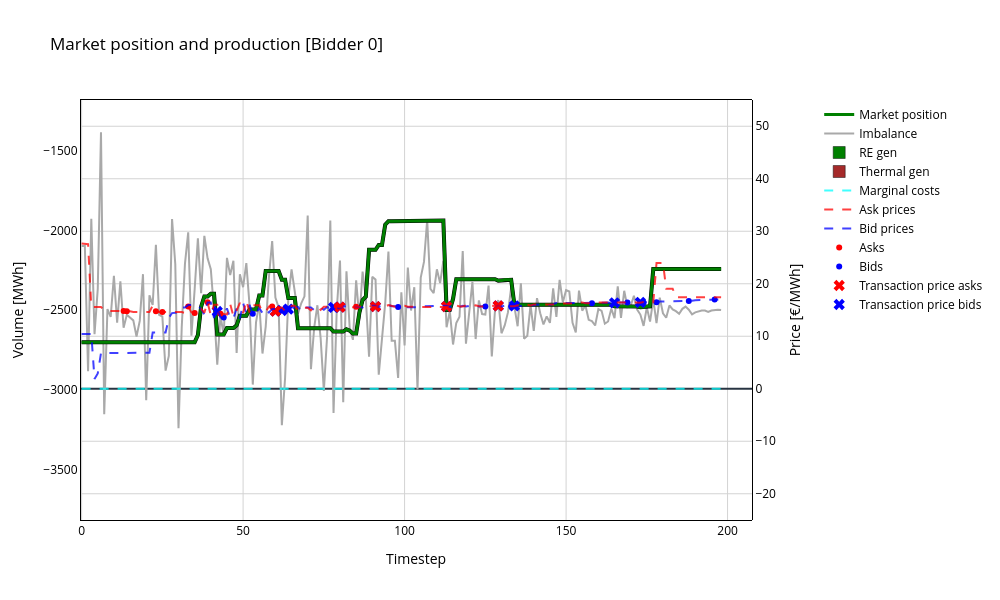
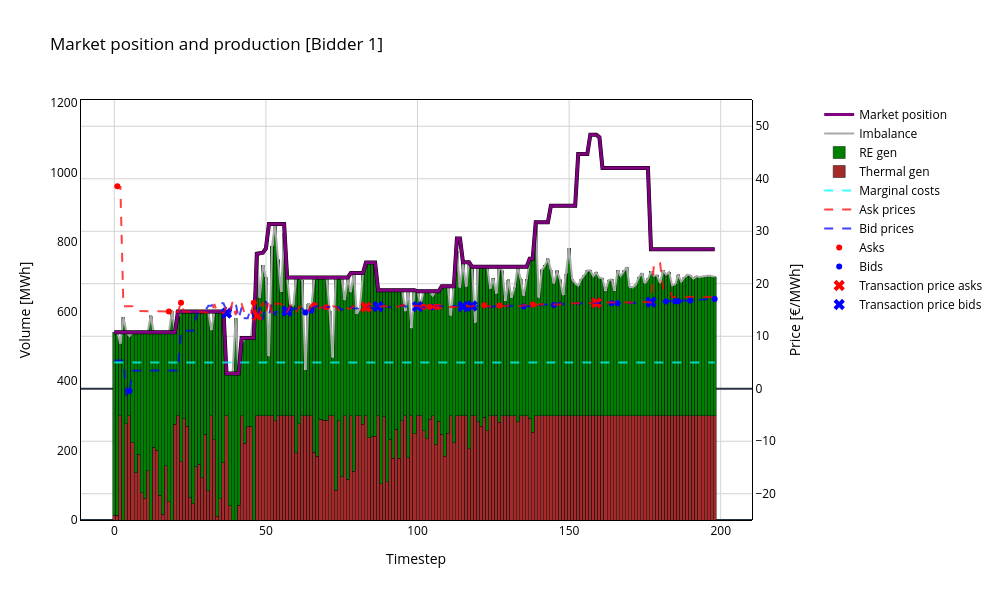
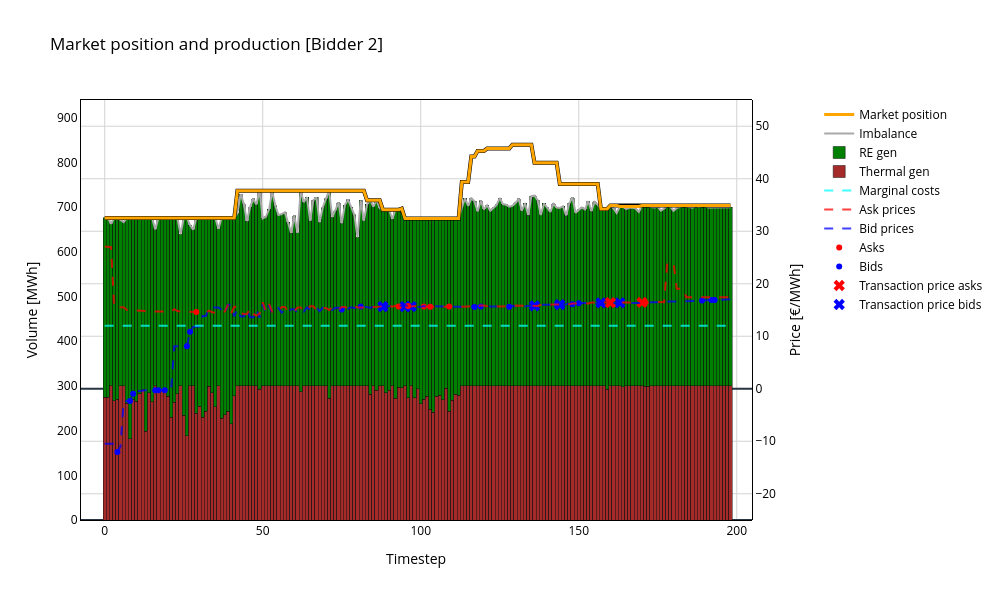
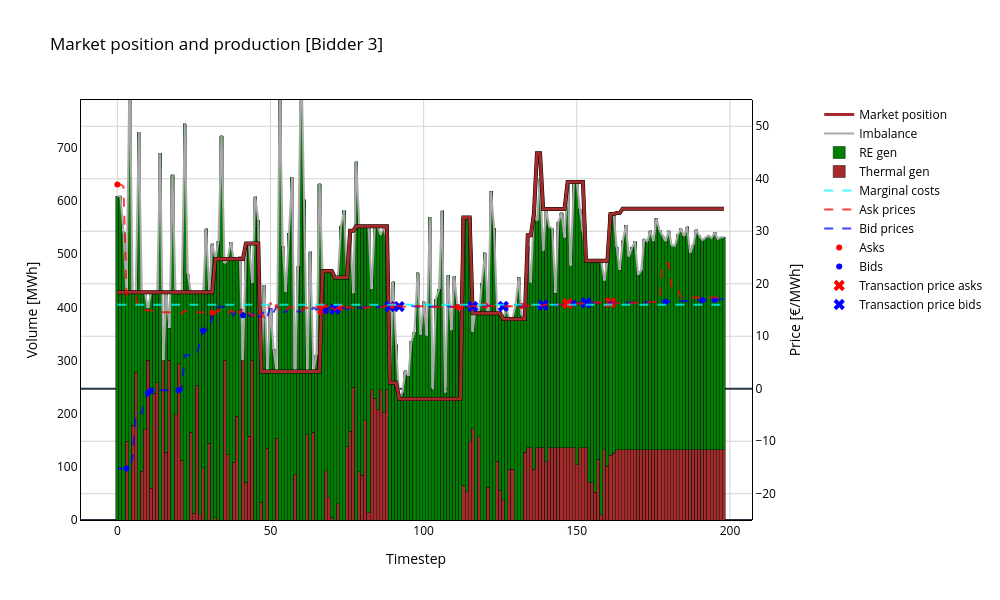

Notebook source saved alongside these figures, in order:
### Code cell
### Imbalance vs Production

for bidder in range(n):
    fig = go.Figure()

    # Add marker for 'transaction price bids'
    fig.add_trace(go.Scatter(
        x=df_bid_logs.loc[(df_bid_logs['bidder'] == bidder) & (df_bid_logs['buyer'] == bidder)].index,
        y=df_bid_logs.loc[(df_bid_logs['bidder'] == bidder) & (df_bid_logs['buyer'] == bidder), 'transaction_price'],
        mode='markers',
        name=f'Transaction price bids',
        line=dict(width=2, color=bid_color),
        marker=dict(symbol='x', size=10), 
        yaxis='y'
    ))
    
    # Add marker for 'transaction price asks'
    fig.add_trace(go.Scatter(
        x=df_bid_logs.loc[(df_bid_logs['bidder'] == bidder) & (df_bid_logs['seller'] == bidder)].index,
        y=df_bid_logs.loc[(df_bid_logs['bidder'] == bidder) & (df_bid_logs['seller'] == bidder), 'transaction_price'],
        mode='markers',
        name=f'Transaction price asks',
        line=dict(width=2, color=ask_color),
        marker=dict(symbol='x', size=10), 
        yaxis='y'
    ))

    # Add marker for 'bid price'
    fig.add_trace(go.Scatter(
        x=df_bid_logs.loc[(df_bid_logs['bidder'] == bidder) & (df_bid_logs['match_flag'] == 'bid')].index,
        y=df_bid_logs.loc[(df_bid_logs['bidder'] == bidder) & (df_bid_logs['match_flag'] == 'bid'), 'price'],
        mode='markers',
        name=f'Bids',
        line=dict(width=2, color=bid_color),  # Adjust line width if necessary
        yaxis='y'
    ))

    # Add marker for 'ask price'
    fig.add_trace(go.Scatter(
        x=df_bid_logs.loc[(df_bid_logs['bidder'] == bidder) & (df_bid_logs['match_flag'] == 'ask')].index,
        y=df_bid_logs.loc[(df_bid_logs['bidder'] == bidder) & (df_bid_logs['match_flag'] == 'ask'), 'price'],
        mode='markers',
        name=f'Asks',
        line=dict(width=2, color=ask_color),  # Adjust line width if necessary
        yaxis='y'
    ))
        
    # Add line for 'Actual prices'
    fig.add_trace(go.Scatter(
        x=df_bid_prices.index,
        y=df_bid_prices[f'bidder_{bidder}'],
        mode='lines',
        name='Bid prices',
        yaxis='y',
        opacity=0.75,
        line=dict(width=2, color=bid_color, dash='dash')  # Adjust line width if necessary
    ))
    
    # Add line for 'Actual prices'
    fig.add_trace(go.Scatter(
        x=df_ask_prices.index,
        y=df_ask_prices[f'bidder_{bidder}'],
        mode='lines',
        name='Ask prices',
        yaxis='y',
        opacity=0.75,
        line=dict(width=2, color=ask_color, dash='dash')  # Adjust line width if necessary
    ))
    
    # Add line for 'Marginal costs'
    fig.add_trace(go.Scatter(
        x=df_bid_logs.index,
        y=[df_bidders['true_costs'][bidder]] * len(df_bid_logs),
        mode='lines',
        name='Marginal costs',
        yaxis='y',
        opacity=0.75,
        line=dict(width=2, color=marginal_cost_color, dash='dash')  # Adjust line width if necessary
    ))
    
    # Add bar for 'Thermal prod'
    fig.add_trace(go.Bar(
        x=df_x_th_gen[f'bidder_{bidder}'].index,
        y=df_x_th_gen[f'bidder_{bidder}'],
        name='Thermal gen',
        width=1,
        yaxis='y2',
        marker=dict(color='brown'),
    ))
    
    # Add bar for 'RE prod'
    fig.add_trace(go.Bar(
        x=df_x_re_gen[f'bidder_{bidder}'].index,
        y=df_x_re_gen[f'bidder_{bidder}'],
        name='RE gen',
        width=1,
        yaxis='y2',
        marker=dict(color='green'),
    ))
    
    # Add line for 'Imbalance'
    fig.add_trace(go.Scatter(
        x=df_imbalances[f'bidder_{bidder}'].index,
        y=df_imbalances[f'bidder_{bidder}'] + df_market_positions[f'bidder_{bidder}'],
        mode='lines',
        name='Imbalance',
        yaxis='y2',
        line=dict(width=2, color=imbalance_color)  # Adjust line width if necessary
    ))
    
    # Add outline for 'market position'
    fig.add_trace(go.Scatter(
        x=df_market_positions[f'bidder_{bidder}'].index,
        y=df_market_positions[f'bidder_{bidder}'],
        mode='lines',
        name=f'Market position outline',
        showlegend=False,
        line=dict(width=4, color='black'),  # Adjust line width if necessary
        yaxis='y2'
    ))

    # Add line for 'market position'
    fig.add_trace(go.Scatter(
        x=df_market_positions[f'bidder_{bidder}'].index,
        y=df_market_positions[f'bidder_{bidder}'],
        mode='lines',
        name=f'Market position',
        line=dict(width=3, color=bidder_colors[bidder]),  # Adjust line width if necessary
        yaxis='y2'
    ))
    
    demand_mean = -2500
    max_imbalance = df_imbalances[f'bidder_{bidder}'].abs().max()
    min_market_position = df_market_positions[f'bidder_{bidder}'].min()
    max_market_position = df_market_positions[f'bidder_{bidder}'].max()
    
    range_y = [min_price - 5, max_price + 5]
    range_y2 = [min(0, min_market_position - 100), max_market_position + 100] if bidder != 0 else [demand_mean - max_imbalance, demand_mean + max_imbalance]
    
    # Update layout
    fig.update_layout(
        title=f'Market position and production [Bidder {bidder}]',
        barmode='stack',
        width=width,
        height=height,
        plot_bgcolor=background,
        paper_bgcolor=paper_bgcolor,
        font_color=font_color,
        xaxis=dict(
            title='Timestep',
            mirror=True,
            showline=True,
            linecolor=axis_color,
            gridcolor=grid_color,
        ),
        yaxis=dict(
            title='Price [€/MWh]',
            side='right',
            overlaying='y2',
            position=1,
            range=range_y,
            tickcolor=grid_color,
            showline=True,
            linecolor=axis_color,
            gridcolor=grid_color,
        ),
        yaxis2=dict(
            title='Volume [MWh]',
            position=0,
            range=range_y2,
            ticks='',
            showline=True,
            linecolor=axis_color,
            gridcolor=grid_color,
            showgrid=False,
            ),
        legend=dict(
            x=1.1
        ),
        #shapes=frame, 
    )
    
    # Show the plot
    fig.show()

### Figure 1 — Plotly figure (JSON) as saved in the notebook; plotly's stock layout.template omitted (floating-point values rounded to 4 significant figures; data arrays with more than 128 entries replaced by an {"elided": "..."} marker saying what was removed)
{"data": [{"line": {"color": "blue", "width": 2}, "marker": {"size": 10, "symbol": "x"}, "mode": "markers", "name": "Transaction price bids", "x": [42, 60, 62, 64, 78, 80, 91, 113, 129, 134, 165, 173], "y": [14.71, 14.78, 14.91, 15.18, 15.51, 15.55, 15.66, 15.66, 15.77, 15.8, 16.37, 16.45], "yaxis": "y", "type": "scatter"}, {"line": {"color": "red", "width": 2}, "marker": {"size": 10, "symbol": "x"}, "mode": "markers", "name": "Transaction price asks", "x": [60, 80, 91, 113, 129], "y": [14.78, 15.55, 15.66, 15.66, 15.77], "yaxis": "y", "type": "scatter"}, {"line": {"color": "blue", "width": 2}, "mode": "markers", "name": "Bids", "x": [44, 53, 98, 125, 133, 158, 169, 174, 178, 188, 196], "y": [13.57, 14.27, 15.56, 15.65, 15.68, 16.3, 16.44, 16.43, 16.5, 16.73, 16.99], "yaxis": "y", "type": "scatter"}, {"line": {"color": "red", "width": 2}, "mode": "markers", "name": "Asks", "x": [13, 14, 23, 25, 33, 35, 39, 43, 59, 79, 85], "y": [14.8, 14.77, 14.78, 14.63, 15.66, 14.41, 16.49, 14.28, 15.66, 15.77, 15.64], "yaxis": "y", "type": "scatter"}, {"line": {"color": "blue", "dash": "dash", "width": 2}, "mode": "lines", "name": "Bid prices", "opacity": 0.75, "x": {"elided": "199 int values"}, "y": {"elided": "199 float values"}, "yaxis": "y", "type": "scatter"}, {"line": {"color": "red", "dash": "dash", "width": 2}, "mode": "lines", "name": "Ask prices", "opacity": 0.75, "x": {"elided": "199 int values"}, "y": {"elided": "199 float values"}, "yaxis": "y", "type": "scatter"}, {"line": {"color": "cyan", "dash": "dash", "width": 2}, "mode": "lines", "name": "Marginal costs", "opacity": 0.75, "x": {"elided": "199 int values"}, "y": {"elided": "199 float values"}, "yaxis": "y", "type": "scatter"}, {"marker": {"color": "brown"}, "name": "Thermal gen", "width": 1, "x": {"elided": "199 int values"}, "y": {"elided": "199 float values"}, "yaxis": "y2", "type": "bar"}, {"marker": {"color": "green"}, "name": "RE gen", "width": 1, "x": {"elided": "199 int values"}, "y": {"elided": "199 float values"}, "yaxis": "y2", "type": "bar"}, {"line": {"color": "darkgrey", "width": 2}, "mode": "lines", "name": "Imbalance", "x": {"elided": "199 int values"}, "y": {"elided": "199 float values"}, "yaxis": "y2", "type": "scatter"}, {"line": {"color": "black", "width": 4}, "mode": "lines", "name": "Market position outline", "showlegend": false, "x": {"elided": "199 int values"}, "y": {"elided": "199 float values"}, "yaxis": "y2", "type": "scatter"}, {"line": {"color": "green", "width": 3}, "mode": "lines", "name": "Market position", "x": {"elided": "199 int values"}, "y": {"elided": "199 float values"}, "yaxis": "y2", "type": "scatter"}], "layout": {"font": {"color": "black"}, "xaxis": {"title": {"text": "Timestep"}, "mirror": true, "showline": true, "linecolor": "black", "gridcolor": "lightgrey"}, "yaxis": {"title": {"text": "Price [€/MWh]"}, "side": "right", "overlaying": "y2", "position": 1, "range": [-25, 55], "tickcolor": "lightgrey", "showline": true, "linecolor": "black", "gridcolor": "lightgrey"}, "yaxis2": {"title": {"text": "Volume [MWh]"}, "position": 0, "range": [-3818.0, -1182.0], "ticks": "", "showline": true, "linecolor": "black", "gridcolor": "lightgrey", "showgrid": false}, "legend": {"x": 1.1}, "title": {"text": "Market position and production [Bidder 0]"}, "barmode": "stack", "width": 1000, "height": 600, "plot_bgcolor": "white", "paper_bgcolor": "white"}}

### Figure 2 — Plotly figure (JSON) as saved in the notebook; plotly's stock layout.template omitted (floating-point values rounded to 4 significant figures; data arrays with more than 128 entries replaced by an {"elided": "..."} marker saying what was removed)
{"data": [{"line": {"color": "blue", "width": 2}, "marker": {"size": 10, "symbol": "x"}, "mode": "markers", "name": "Transaction price bids", "x": [37, 57, 87, 100, 115, 118, 159, 177], "y": [14.41, 14.78, 15.64, 15.66, 15.66, 15.76, 16.37, 16.49], "yaxis": "y", "type": "scatter"}, {"line": {"color": "red", "width": 2}, "marker": {"size": 10, "symbol": "x"}, "mode": "markers", "name": "Transaction price asks", "x": [47, 83, 159], "y": [13.98, 15.55, 16.37], "yaxis": "y", "type": "scatter"}, {"line": {"color": "blue", "width": 2}, "mode": "markers", "name": "Bids", "x": [5, 63, 65, 105, 135, 145, 164, 166, 182, 185, 186, 190, 198], "y": [-0.428, 14.53, 14.89, 15.53, 15.66, 15.94, 16.3, 16.31, 16.63, 16.65, 16.65, 16.81, 17.09], "yaxis": "y", "type": "scatter"}, {"line": {"color": "red", "width": 2}, "mode": "markers", "name": "Asks", "x": [1, 18, 22, 46, 66, 70, 102, 104, 106, 107, 122, 127, 138], "y": [38.55, 14.71, 16.37, 16.37, 15.93, 15.51, 15.62, 15.61, 15.61, 15.61, 15.9, 15.84, 16.03], "yaxis": "y", "type": "scatter"}, {"line": {"color": "blue", "dash": "dash", "width": 2}, "mode": "lines", "name": "Bid prices", "opacity": 0.75, "x": {"elided": "199 int values"}, "y": {"elided": "199 float values"}, "yaxis": "y", "type": "scatter"}, {"line": {"color": "red", "dash": "dash", "width": 2}, "mode": "lines", "name": "Ask prices", "opacity": 0.75, "x": {"elided": "199 int values"}, "y": {"elided": "199 float values"}, "yaxis": "y", "type": "scatter"}, {"line": {"color": "cyan", "dash": "dash", "width": 2}, "mode": "lines", "name": "Marginal costs", "opacity": 0.75, "x": {"elided": "199 int values"}, "y": {"elided": "199 float values"}, "yaxis": "y", "type": "scatter"}, {"marker": {"color": "brown"}, "name": "Thermal gen", "width": 1, "x": {"elided": "199 int values"}, "y": {"elided": "199 float values"}, "yaxis": "y2", "type": "bar"}, {"marker": {"color": "green"}, "name": "RE gen", "width": 1, "x": {"elided": "199 int values"}, "y": {"elided": "199 float values"}, "yaxis": "y2", "type": "bar"}, {"line": {"color": "darkgrey", "width": 2}, "mode": "lines", "name": "Imbalance", "x": {"elided": "199 int values"}, "y": {"elided": "199 float values"}, "yaxis": "y2", "type": "scatter"}, {"line": {"color": "black", "width": 4}, "mode": "lines", "name": "Market position outline", "showlegend": false, "x": {"elided": "199 int values"}, "y": {"elided": "199 float values"}, "yaxis": "y2", "type": "scatter"}, {"line": {"color": "purple", "width": 3}, "mode": "lines", "name": "Market position", "x": {"elided": "199 int values"}, "y": {"elided": "199 float values"}, "yaxis": "y2", "type": "scatter"}], "layout": {"font": {"color": "black"}, "xaxis": {"title": {"text": "Timestep"}, "mirror": true, "showline": true, "linecolor": "black", "gridcolor": "lightgrey"}, "yaxis": {"title": {"text": "Price [€/MWh]"}, "side": "right", "overlaying": "y2", "position": 1, "range": [-25, 55], "tickcolor": "lightgrey", "showline": true, "linecolor": "black", "gridcolor": "lightgrey"}, "yaxis2": {"title": {"text": "Volume [MWh]"}, "position": 0, "range": [0, 1208.0], "ticks": "", "showline": true, "linecolor": "black", "gridcolor": "lightgrey", "showgrid": false}, "legend": {"x": 1.1}, "title": {"text": "Market position and production [Bidder 1]"}, "barmode": "stack", "width": 1000, "height": 600, "plot_bgcolor": "white", "paper_bgcolor": "white"}}

### Figure 3 — Plotly figure (JSON) as saved in the notebook; plotly's stock layout.template omitted (floating-point values rounded to 4 significant figures; data arrays with more than 128 entries replaced by an {"elided": "..."} marker saying what was removed)
{"data": [{"line": {"color": "blue", "width": 2}, "marker": {"size": 10, "symbol": "x"}, "mode": "markers", "name": "Transaction price bids", "x": [88, 95, 97, 136, 144, 157, 163], "y": [15.64, 15.66, 15.66, 15.8, 16.03, 16.37, 16.37], "yaxis": "y", "type": "scatter"}, {"line": {"color": "red", "width": 2}, "marker": {"size": 10, "symbol": "x"}, "mode": "markers", "name": "Transaction price asks", "x": [160, 170], "y": [16.4, 16.44], "yaxis": "y", "type": "scatter"}, {"line": {"color": "blue", "width": 2}, "mode": "markers", "name": "Bids", "x": [4, 8, 9, 16, 17, 19, 26, 27, 75, 81, 117, 119, 128, 143, 148, 150, 189, 192, 193], "y": [-12.06, -2.344, -0.9368, -0.3062, -0.3024, -0.3011, 8.081, 10.87, 15.09, 15.65, 15.58, 15.67, 15.63, 16.02, 16.12, 16.3, 16.79, 16.9, 16.92], "yaxis": "y", "type": "scatter"}, {"line": {"color": "red", "width": 2}, "mode": "markers", "name": "Asks", "x": [29, 93, 96, 101, 103, 109, 171], "y": [14.61, 15.66, 15.76, 15.65, 15.62, 15.67, 16.45], "yaxis": "y", "type": "scatter"}, {"line": {"color": "blue", "dash": "dash", "width": 2}, "mode": "lines", "name": "Bid prices", "opacity": 0.75, "x": {"elided": "199 int values"}, "y": {"elided": "199 float values"}, "yaxis": "y", "type": "scatter"}, {"line": {"color": "red", "dash": "dash", "width": 2}, "mode": "lines", "name": "Ask prices", "opacity": 0.75, "x": {"elided": "199 int values"}, "y": {"elided": "199 float values"}, "yaxis": "y", "type": "scatter"}, {"line": {"color": "cyan", "dash": "dash", "width": 2}, "mode": "lines", "name": "Marginal costs", "opacity": 0.75, "x": {"elided": "199 int values"}, "y": {"elided": "199 float values"}, "yaxis": "y", "type": "scatter"}, {"marker": {"color": "brown"}, "name": "Thermal gen", "width": 1, "x": {"elided": "199 int values"}, "y": {"elided": "199 float values"}, "yaxis": "y2", "type": "bar"}, {"marker": {"color": "green"}, "name": "RE gen", "width": 1, "x": {"elided": "199 int values"}, "y": {"elided": "199 float values"}, "yaxis": "y2", "type": "bar"}, {"line": {"color": "darkgrey", "width": 2}, "mode": "lines", "name": "Imbalance", "x": {"elided": "199 int values"}, "y": {"elided": "199 float values"}, "yaxis": "y2", "type": "scatter"}, {"line": {"color": "black", "width": 4}, "mode": "lines", "name": "Market position outline", "showlegend": false, "x": {"elided": "199 int values"}, "y": {"elided": "199 float values"}, "yaxis": "y2", "type": "scatter"}, {"line": {"color": "orange", "width": 3}, "mode": "lines", "name": "Market position", "x": {"elided": "199 int values"}, "y": {"elided": "199 float values"}, "yaxis": "y2", "type": "scatter"}], "layout": {"font": {"color": "black"}, "xaxis": {"title": {"text": "Timestep"}, "mirror": true, "showline": true, "linecolor": "black", "gridcolor": "lightgrey"}, "yaxis": {"title": {"text": "Price [€/MWh]"}, "side": "right", "overlaying": "y2", "position": 1, "range": [-25, 55], "tickcolor": "lightgrey", "showline": true, "linecolor": "black", "gridcolor": "lightgrey"}, "yaxis2": {"title": {"text": "Volume [MWh]"}, "position": 0, "range": [0, 939.9], "ticks": "", "showline": true, "linecolor": "black", "gridcolor": "lightgrey", "showgrid": false}, "legend": {"x": 1.1}, "title": {"text": "Market position and production [Bidder 2]"}, "barmode": "stack", "width": 1000, "height": 600, "plot_bgcolor": "white", "paper_bgcolor": "white"}}

### Figure 4 — Plotly figure (JSON) as saved in the notebook; plotly's stock layout.template omitted (floating-point values rounded to 4 significant figures; data arrays with more than 128 entries replaced by an {"elided": "..."} marker saying what was removed)
{"data": [{"line": {"color": "blue", "width": 2}, "marker": {"size": 10, "symbol": "x"}, "mode": "markers", "name": "Transaction price bids", "x": [71, 89, 92, 116, 126, 139, 153], "y": [15.18, 15.66, 15.66, 15.67, 15.7, 15.93, 16.37], "yaxis": "y", "type": "scatter"}, {"line": {"color": "red", "width": 2}, "marker": {"size": 10, "symbol": "x"}, "mode": "markers", "name": "Transaction price asks", "x": [67, 147, 161], "y": [15.14, 16.24, 16.4], "yaxis": "y", "type": "scatter"}, {"line": {"color": "blue", "width": 2}, "mode": "markers", "name": "Bids", "x": [3, 10, 11, 20, 28, 41, 68, 72, 149, 179, 191, 195], "y": [-15.2, -0.8201, -0.3178, -0.2755, 11.11, 13.98, 14.86, 15.03, 16.27, 16.59, 16.85, 16.95], "yaxis": "y", "type": "scatter"}, {"line": {"color": "red", "width": 2}, "mode": "markers", "name": "Asks", "x": [0, 31, 73, 90, 111, 112, 120, 132], "y": [38.92, 14.48, 15.48, 15.8, 15.59, 15.59, 15.84, 15.75], "yaxis": "y", "type": "scatter"}, {"line": {"color": "blue", "dash": "dash", "width": 2}, "mode": "lines", "name": "Bid prices", "opacity": 0.75, "x": {"elided": "199 int values"}, "y": {"elided": "199 float values"}, "yaxis": "y", "type": "scatter"}, {"line": {"color": "red", "dash": "dash", "width": 2}, "mode": "lines", "name": "Ask prices", "opacity": 0.75, "x": {"elided": "199 int values"}, "y": {"elided": "199 float values"}, "yaxis": "y", "type": "scatter"}, {"line": {"color": "cyan", "dash": "dash", "width": 2}, "mode": "lines", "name": "Marginal costs", "opacity": 0.75, "x": {"elided": "199 int values"}, "y": {"elided": "199 float values"}, "yaxis": "y", "type": "scatter"}, {"marker": {"color": "brown"}, "name": "Thermal gen", "width": 1, "x": {"elided": "199 int values"}, "y": {"elided": "199 float values"}, "yaxis": "y2", "type": "bar"}, {"marker": {"color": "green"}, "name": "RE gen", "width": 1, "x": {"elided": "199 int values"}, "y": {"elided": "199 float values"}, "yaxis": "y2", "type": "bar"}, {"line": {"color": "darkgrey", "width": 2}, "mode": "lines", "name": "Imbalance", "x": {"elided": "199 int values"}, "y": {"elided": "199 float values"}, "yaxis": "y2", "type": "scatter"}, {"line": {"color": "black", "width": 4}, "mode": "lines", "name": "Market position outline", "showlegend": false, "x": {"elided": "199 int values"}, "y": {"elided": "199 float values"}, "yaxis": "y2", "type": "scatter"}, {"line": {"color": "brown", "width": 3}, "mode": "lines", "name": "Market position", "x": {"elided": "199 int values"}, "y": {"elided": "199 float values"}, "yaxis": "y2", "type": "scatter"}], "layout": {"font": {"color": "black"}, "xaxis": {"title": {"text": "Timestep"}, "mirror": true, "showline": true, "linecolor": "black", "gridcolor": "lightgrey"}, "yaxis": {"title": {"text": "Price [€/MWh]"}, "side": "right", "overlaying": "y2", "position": 1, "range": [-25, 55], "tickcolor": "lightgrey", "showline": true, "linecolor": "black", "gridcolor": "lightgrey"}, "yaxis2": {"title": {"text": "Volume [MWh]"}, "position": 0, "range": [0, 789.9], "ticks": "", "showline": true, "linecolor": "black", "gridcolor": "lightgrey", "showgrid": false}, "legend": {"x": 1.1}, "title": {"text": "Market position and production [Bidder 3]"}, "barmode": "stack", "width": 1000, "height": 600, "plot_bgcolor": "white", "paper_bgcolor": "white"}}
